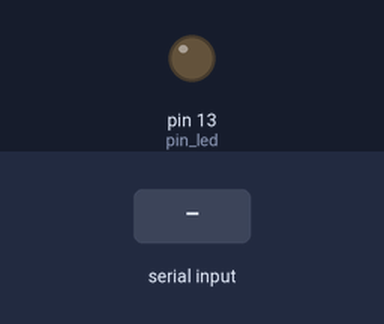
A sketch run on a simulated Arduino Uno, built with avr-gcc and run on an emulated ATmega328P. On the bench: output pins drawn as LEDs (lit = HIGH). The inputs (shaded band) are chosen by the test bench.

Above: at 1.2 s.
1.3 s: byte 1 (1) received over Serial
At 2.6 s:
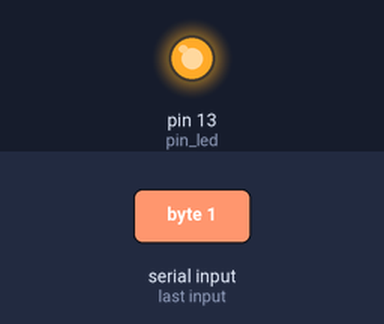
2.9 s: "1" received over Serial
At 3.8 s:
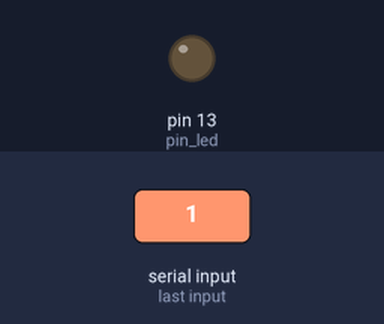
Timing chart, 0 to 5.9 s (numbered marks = the images above; inputs shaded):
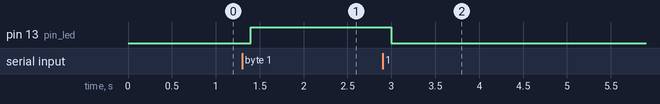

The sketch:

SerialCommunication1Receiver.ino
```cpp
const int pin_led = 13;

void setup()
{
  Serial.begin(9600);
  pinMode(pin_led,OUTPUT);
}

void loop()
{
  while (Serial.available())
  {
    const byte s = Serial.read();
    digitalWrite(pin_led,s == 1 ? HIGH : LOW);
  }
  delay(100);
}
```

Measured:
- after the input at 1.3 s, pin 13 (pin_led): LOW → HIGH after 0.10 s
- after the input at 2.9 s, pin 13 (pin_led): HIGH → LOW after 0.10 s
